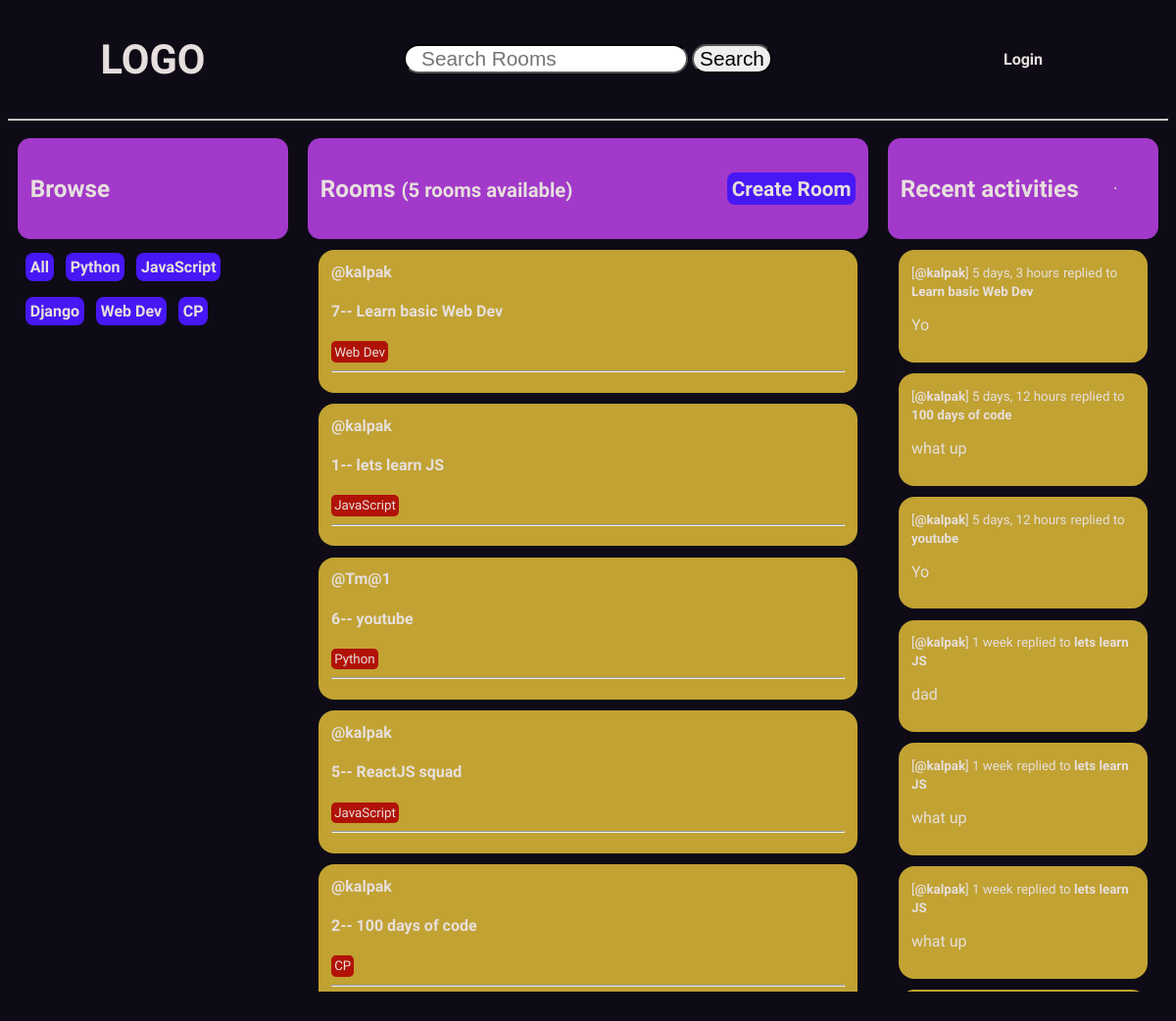
/, run on an earlier commit of the app's database.
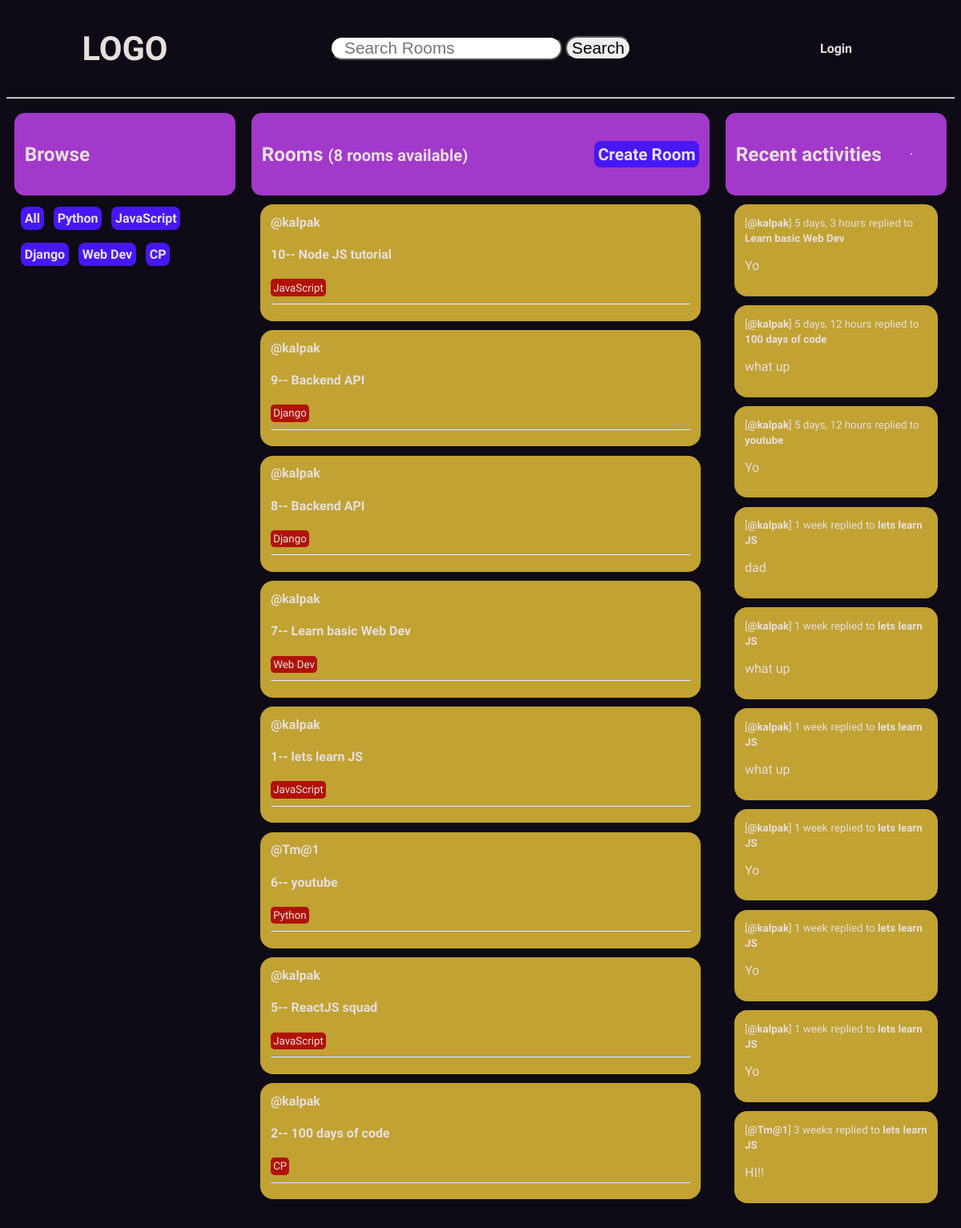
And on a later commit of the database.
### base/models.py (models this page shows, shortened)
class Topic(models.Model):
    name = models.CharField(max_length = 200)

class Room(models.Model):
    host = models.ForeignKey(User, on_delete= models.SET_NULL, null= True)
    topic = models.ForeignKey(Topic, on_delete= models.SET_NULL, null= True)
    name = models.CharField(max_length = 200)
    description = models.TextField(null=True, blank = True)
    participants = models.ManyToManyField(User, related_name='participants', blank=True)
    updated = models.DateTimeField(auto_now = True)
    created = models.DateTimeField(auto_now_add = True)
    class Meta:
        ordering = ['-updated', '-created']
    def __str__(self):
        return self.name

class message(models.Model):
    user = models.ForeignKey(User, on_delete= models.CASCADE)
    room = models.ForeignKey(Room, on_delete= models.CASCADE)
    body = models.TextField()
    updated = models.DateTimeField(auto_now = True)
    created = models.DateTimeField(auto_now_add = True)
    class Meta:
        ordering = ['-updated', '-created']
    def __str__(self):
        return self.body[0:50]

### base/views.py (the view)
# urls.py: path('', views.home, name="home"),
def home(request):
    q = request.GET.get('q') if request.GET.get('q') != None else ''
    rooms = Room.objects.filter(
        Q(topic__name__icontains = q) |
        Q(name__icontains = q) |
        Q(id__contains = q)
        )
    room_count = rooms.count()
    topics = Topic.objects.all()
    rooom_messages = message.objects.filter(Q(room__topic__name__icontains = q))
    context = {
        'rooms' : rooms,
        'topics' : topics,
        'room_count' : room_count,
        'room_messages' : rooom_messages,
    }
    return render(request, 'base/home.html', context)

### base/templates/base/home.html (shortened to what this page needs)
<!DOCTYPE html>
<html lang="en">
<head>
</head>
<body>
    {% extends 'main.html' %}
    {% block content %}
    <div class="homecontainer">
        <div class="sidebar">
            {% include 'base/topics_component.html' %}
        </div>
        <div class="middle">
            {% include 'base/feed_component.html' %}
        </div>
        <div class="recent">
            {% include 'base/activity_component.html' %}
        </div>
    </div>
    {% endblock content %}

### base/templates/base/topics_component.html
<div class="browse-header">
    <h3>Browse</h3>
</div>
<div class="browse-card">
    <a href="{% url 'home' %}">All</a>
    {% for topic in topics %}
    <a href="{% url 'home' %}?q={{topic.name}}">{{topic.name}}</a>
    {% endfor %}
</div>

### base/templates/base/feed_component.html (shortened to what this page needs)
<div class="Room-header">
    <h3>Rooms <small>({{room_count}} rooms available)</small></h3>
    <div class="create-room">
        <a href="{% url 'create_room' %}">Create Room</a>
    </div>
</div>
<div class="feed-container">
    {% for room in rooms %}
        <div class="feed-card">
            <div class="room-info">
                <a href="{% url 'user_profile' room.host.id %}">@{{room.host.username}}</a>
                <h4>{{room.id}}-- <a href="{% url 'room' room.id %}">{{room.name}}</a></h4>
            </div>
            <div class="room-topics">
                <small>{{room.topic.name}}</small>
                <hr>
            </div>
        </div>
    {% endfor %}
</div>

### base/templates/base/activity_component.html (shortened to what this page needs)
<div class="recent-header">
    <h3>Recent activities</h3>
    <hr>
</div>
{% for message in room_messages %}
    <div class="recent-card">
        <small>[<a href="{% url 'user_profile' message.user.id %}">@{{message.user}}</a>] {{message.created | timesince}}</small>
        <small>replied to <strong>{{message.room}}</strong></small>
        <p>{{message}}</p>
    </div>
{% endfor %}

What changed in the data, as far as the page shows it:
added Room: host.username "kalpak", id "10", name "Node JS tutorial", topic.name "JavaScript"
added Room: host.username "kalpak", id "9", name "Backend API", topic.name "Django"
added Room: host.username "kalpak", id "8", name "Backend API", topic.name "Django"
now on this page (row unchanged): message: user "kalpak", created "1 week", room "lets learn JS", body "Yo"
now on this page (row unchanged): message: user "kalpak", created "1 week", room "lets learn JS", body "Yo"
now on this page (row unchanged): message: user "kalpak", created "1 week", room "lets learn JS", body "Yo"
now on this page (row unchanged): message: user "Tm@1", created "3 weeks", room "lets learn JS", body "HI!!"
Also different on the page:
{{ room_count }}: "5" → "8"
